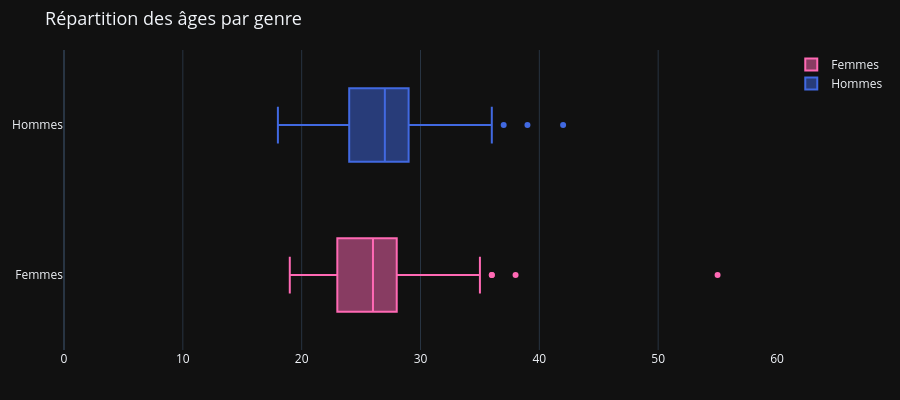

The notebook cell this image was saved under:
### Markdown cell above
### Âge des participants

Dans le dataset, la moyenne d'âge des femmes est de 26,1 ans et celle des hommes est de 26,6 ans.
L'écart entre les deux médianes respectives est plus élevé que celui des moyennes (1 an vers 0,5 an), avec des valeurs de 26,0 et 27,0 ans.
La distribution des âges indique que la plupart des personnes sont des étudiants ou des jeunes adultes.

Parmi la population, huit participants n'ont pas fourni leurs âges et six ont des âges considérés comme des valeurs statistiquement aberrantes.
Nous faisons toutefois le choix de les maintenir dans les analyses.
Dans le premier cas, l'absence de cette donnée peut venir d'une timidité ou d'une discrétion. Exclure ces personnes constituerait un biais de sélection.
Dans le second cas, ces données caractérisent une distribution non centrée et ont alors un intérêt potentiel pour l'analyse. Exclure ces personnes biaiserait la distribution.

### Code cell
nb_participants_without_age = int(participants['age'].isna().astype(int).sum())
print(
    f"{nb_participants_without_age} / {nb_participants} " +
    "participants n'ont pas renseigné leur âge (i.e., " +
    f"{nb_participants_without_age / nb_participants:.1%}).",
    end="\n\n"
)

participants_age = participants[["age", "gender"]].copy()
participants_age["gender"] = participants_age["gender"].map(GENDER_LABELS)
age_stats = participants_age.groupby("gender").describe().round(1)
print(age_stats.to_string(), end="\n\n")

fig = go.Figure()
for gender in participants_age["gender"].unique():
    subset = participants_age[participants_age["gender"] == gender]
    fig.add_trace(
        go.Box(
            x=subset["age"],
            y=subset["gender"],
            name=gender,
            orientation="h",
            marker=dict(color=GENDER_COLORS_FROM_LABELS[gender])

    )
)
fig.update_layout(
    title='Répartition des âges par genre',
    #width=1200,
    height=400,
)

fig.update_xaxes(range=[0, round(get_column_min_max(participants_age, "age")[1], 0) + 5])
fig.update_traces(xhoverformat=".1f")
fig.show()

### Figure 1 — Plotly figure (JSON) as saved in the notebook; plotly's stock layout.template omitted (floating-point values rounded to 4 significant figures; data arrays with more than 128 entries replaced by an {"elided": "..."} marker saying what was removed)
{"data": [{"marker": {"color": "hotpink"}, "name": "Femmes", "orientation": "h", "x": {"elided": "274 float values"}, "y": {"elided": "274 str values"}, "type": "box", "xhoverformat": ".1f"}, {"marker": {"color": "royalblue"}, "name": "Hommes", "orientation": "h", "x": {"elided": "277 float values"}, "y": {"elided": "277 str values"}, "type": "box", "xhoverformat": ".1f"}], "layout": {"title": {"text": "Répartition des âges par genre"}, "height": 400, "xaxis": {"range": [0, 60.0]}}}
